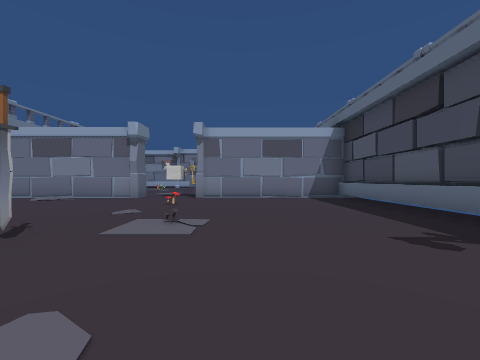
view 1 (above)

16 first-person views from a walk through a scene from a Unity 3-D project. The camera is 1.2 m above the floor, looks level and sees 90° across. The floor is counted in squares, 2 m on a side. Each view is taken from the middle of a square. On the plan, view 1 faces up. The plan holds only what a view shows up to about 9 squares ahead; the rest is blank. The place goes on beyond the plan. The player is left out. Some animated figures are left out. Some surface patterns are stand-ins.

view 2
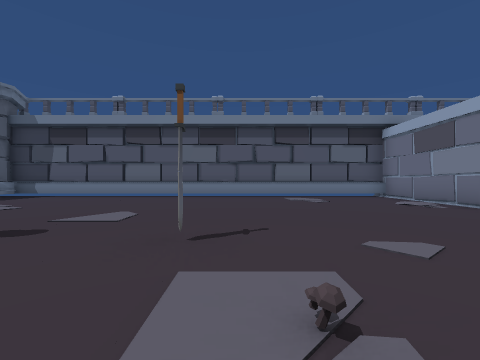

view 3
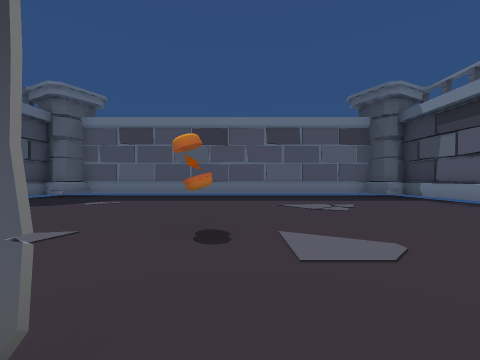

view 4
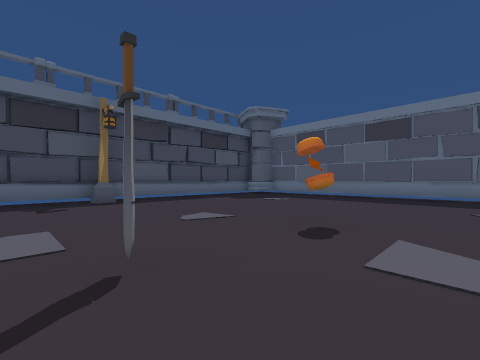

view 5
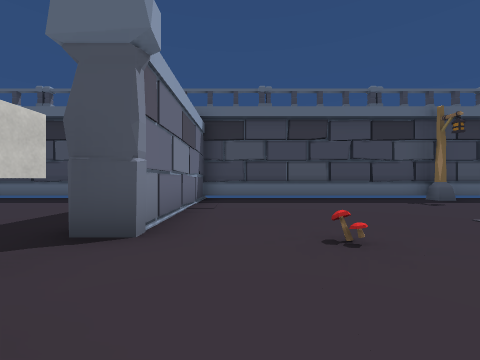

view 6
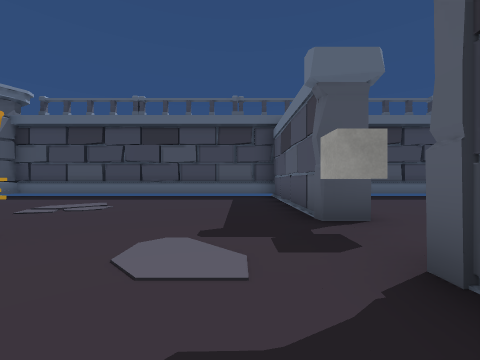

view 7
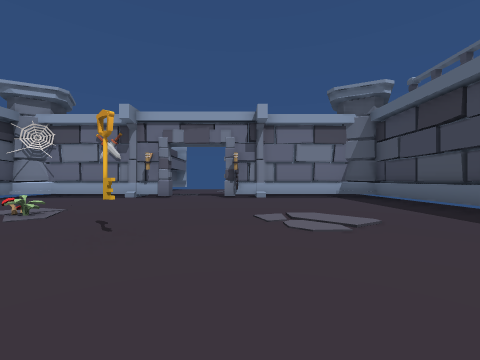

view 8
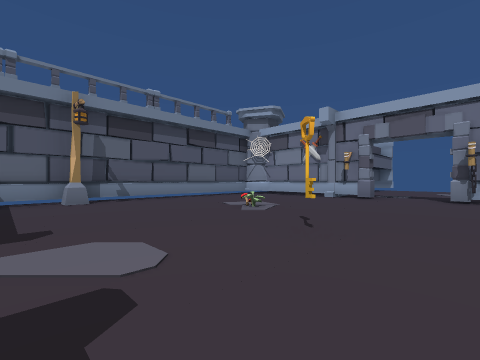

view 9
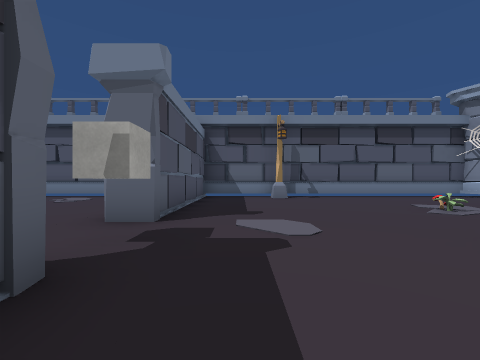

view 10
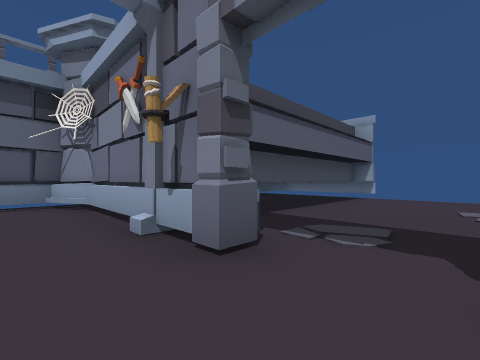

view 11
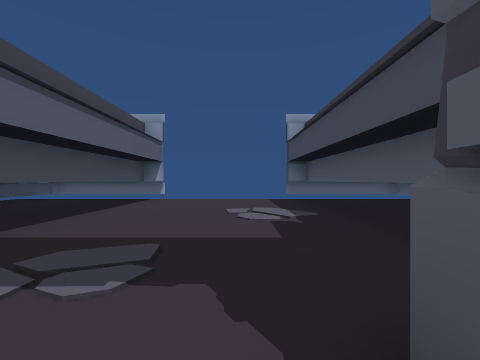

view 12
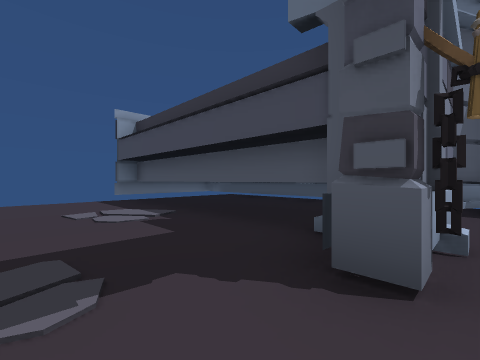

view 13
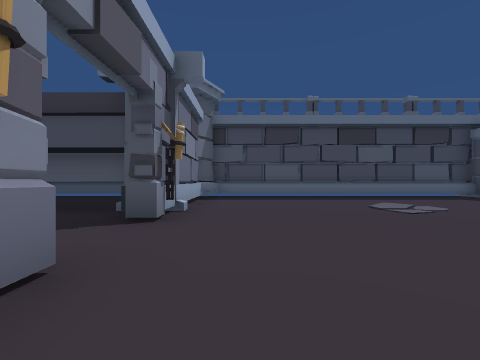

view 14
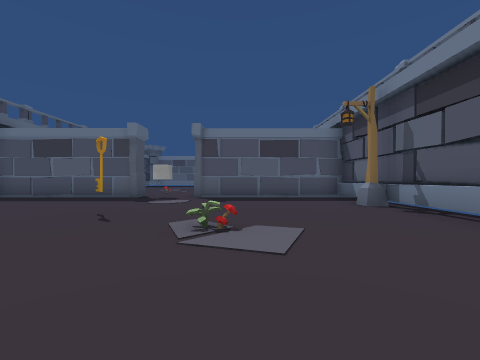

view 15
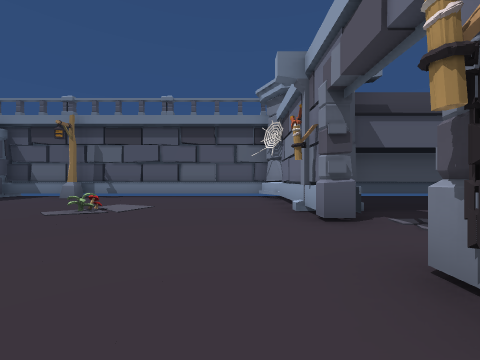

view 16
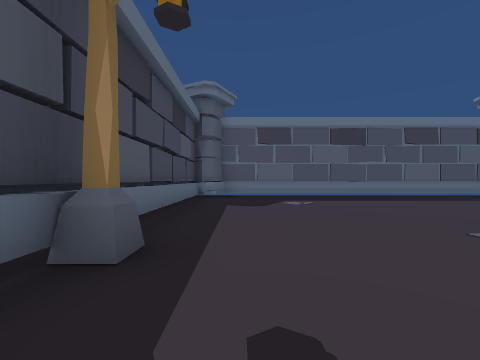

### Floor plan
Points are (right, up) in squares from view 1. A wall is a line through its corners. A room is listed if a view was taken in it or the views show most of it. See-through windows are left out.
Room 1 (views 1, 2, 3, 4, 5, 16)
walls: (-8.7, 0.7) (-8.7, -5.3); (3.7, -2.5) (3.7, 8.1); (-8.1, -4.9) (-7.7, -5.7) (2.6, -5.7) (3.1, -4.9); (-3.4, 8.8) (-3.4, 8.1) (-8.4, 8.1); (-8.3, -5) (-7.9, -5.2); (2.8, -5.2) (3.4, -5); (-8.5, 8.1) (-8.5, -5.2); (-8.7, 8) (-8.7, 0.9); (3.5, -5.3) (3.5, 8.1); (3.4, 8.1) (-1.5, 8.1) (-1.5, 8.8)
low walls: (-8.4, 0.9) (-8.4, -4.9) (-8.1, -4.9); (3.4, 1.5) (3.4, 8.1); (-8.3, -4.6) (-7.8, -4.8); (2.5, -5.3) (2.8, -4.8); (3.1, -4.9) (3.4, -4.9) (3.4, 0.6); (-8.4, 8.1) (-8.4, 1)
ways out: opening at (-2.5, 8) to room 2
objects: other object (-2, 0); sword (-2, 2); lamp (3, 1)
Room 2 (views 6, 7, 8, 9, 10, 11, 12, 13, 14, 15)
walls: (-1.5, 8.8) (3.4, 8.8); (-0.4, 18.4) (-1.1, 18.4); (-3.9, 18.4) (-4.6, 18.4); (-3.4, 18.8) (-3.4, 18.2) (-7.7, 18.2); (-4.9, 18.4) (-7.7, 18.4) (-8, 18.1); (3.5, 8.8) (3.5, 17.9); (3.7, 8.8) (3.7, 17.8) (2.6, 18.4); (2.9, 18.2) (-1.5, 18.2); (2.8, 18.4) (-0.1, 18.4); (-8.4, 8.8) (-3.4, 8.8); (-7.6, 18.4) (-8.7, 17.8) (-8.7, 8.6); (-8.3, 17.8) (-8.4, 17.8); (-8.5, 17.8) (-8.5, 8.8)
low walls: (-8.4, 10.6) (-8.4, 8.8); (3.4, 8.8) (3.4, 17.5); (-8.4, 17.8) (-8.4, 11.5)
ways out: opening at (-2.5, 8) to room 1; opening at (-2.5, 18) to room 3
objects: lamp (-8, 11); key (-2, 13)
Room 3 (no view inside)
walls: (-4.6, 19.4) (-4.6, 18.1); (-1.5, 18.2) (-1.5, 18.7); (0.2, 19.4) (0.2, 26); (-5.2, 26) (-5.2, 19.5); (-0.4, 18.1) (-0.4, 19.4)
ways out: opening at (-2.5, 18) to room 2

Positions as (right, up) in squares from view 1, and headings:
1: (0, 0), facing up
2: (0, 3), facing left
3: (-3, 3), facing down
4: (-4, 3), facing down-right
5: (-4, 7), facing right
6: (-5, 10), facing right
7: (-1, 10), facing up
8: (-1, 10), facing up-left
9: (0, 10), facing left
10: (-2, 17), facing up-left
11: (-2, 18), facing up
12: (-3, 18), facing up-right
13: (-5, 17), facing right
14: (-5, 17), facing down
15: (0, 17), facing left
16: (2, 3), facing down
